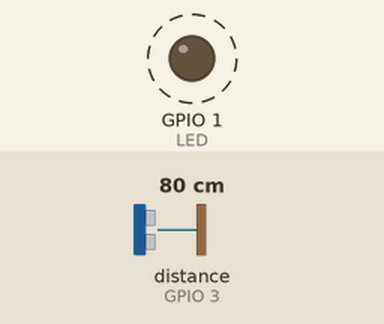
Simulated run of this sketch. Board: ESP8266 (NodeMCU). Parts: output pins drawn as LEDs (lit = HIGH). Dashed ring = blinking. The inputs (shaded band) are chosen by the test bench; at power-on: distance to the obstacle (sensor on GPIO 3) 80 cm. The echo pulse lasts 58.3 µs per cm; WiFi joins after 1.5 s; servers stay silent unless stated; no MQTT or app messages arrive unless stated.

Above: at 3.7 s.
Timing chart, 0 to 6.5 s (numbered marks = the images above):
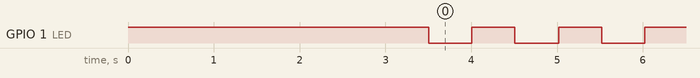

The sketch:

main-tank-level-sensor.ino
```cpp
/*
*****************************************************
* Water level sensor using HCSR04 - Pilot 24-Aug-2018
*****************************************************
*/
#undef DEBUG
#include <PubSubClient.h>
#include <ESP8266WiFi.h>
#include <NewPingESP8266.h>

#define ITERATIONS     5 // Number of iterations.
#define TRIGGER_PIN    2 // Arduino pin tied to trigger pin on ping sensor.
#define ECHO_PIN       3 // Arduino pin tied to echo pin on ping sensor.
#define MAX_DISTANCE 200 // Maximum distance (in cm) to ping.
#define PING_INTERVAL 33 // Milliseconds between sensor pings (29ms is about the min to avoid cross-sensor echo).


NewPingESP8266 sonar(TRIGGER_PIN, ECHO_PIN, MAX_DISTANCE); // NewPing setup of pins and maximum distance.

// WiFI/MQTT Configuration Setup

#define MQTT_SERVER "atgl.udayakumarn.in"

const char* ssid = "atgl-s24-wifi-hotspot";
const char* password = "uday1-mifi";


const char* controlTopic = "/ATGL/main-tank-level";
const char* confirmTopic = "/ATGL/confirm";
const char* stTankId     = "main-tank-level";
const char* stSSID      = "main-tank/ssid";
const char* stMQTT      = "main-tank/mqtt";

static int   ReconnectTrials = 0;

#define WIFI_RECONNECT_DELAY 15000
#define MQTT_RECONNECT_DELAY 30000
#define TANK_TEST_FREQUENCY  15000
#define TRIGGER 2
#define ECHO    3

// GPIO-2 > TRIGGER | GPIO-3 > ECHO

WiFiClient wifiClient;
PubSubClient client(wifiClient);

void reconnect(bool);

void Confirm(const char *subTopic, const char *msg) {
  static char tmpBuf[50];
  if (client.connected()){
    if (subTopic) {
      sprintf(tmpBuf, "%s/%s",confirmTopic, subTopic);
      client.publish(tmpBuf, msg, false);
    }
    else
      client.publish(confirmTopic, msg, false);
  }
}

static int lastMeasure=0;
void publishStatus() {
    // Let us publish last measurement
    char msgBuf[20];
    sprintf(msgBuf,"%d", lastMeasure);
    Confirm(stTankId, msgBuf);
}

void callback(char* topic, byte* payload, unsigned int length) {

  //convert topic to string to make it easier to work with
  String topicStr = topic;
  String payloadStr = (char *)payload;
  char payloadBuf[15];
  short int i;

  for (i=0; i<length; i++)
    payloadBuf[i] = payloadStr[i];
  payloadBuf[i] = '\0';

  //Print out some debugging info
  // Serial.println("Callback update.");
  // Serial.print("Topic: ");
  // Serial.println(topicStr);
  // Serial.println(payloadBuf);

  if (!strcmp(payloadBuf, "Status")){
    publishStatus();
  }
}

static long lastMillis;
static long lastSonarCheck;

//
// LED flashing dataset
const int LED = 1;
const int ledFlash = 500;
static long currentMillis;
static int ledState = HIGH;
//

//
// Flash LED to show we are up and running
//


void toggleLED() {
   long now = millis();
   if (now < currentMillis + ledFlash)
       return;
//   Serial.println(".");
   currentMillis = now;
   if (ledState == HIGH)
       ledState = LOW;
   else
       ledState = HIGH;
   digitalWrite(LED, ledState);
}

void setup() {

#ifdef DEBUG
  Serial.begin (115200);
  delay(50);
  Serial.println("\nStarting");
#endif

  pinMode(LED, OUTPUT);
  digitalWrite(LED, ledState);

  client.setServer(MQTT_SERVER, 1883);
  client.setCallback(callback);

  //start wifi subsystem
  WiFi.mode(WIFI_STA);
  WiFi.begin(ssid, password);
  // attempt to connect to the WIFI network and then connect to the MQTT server
  // Initial call to reconnect should have a boolean TRUE argument
  reconnect(true);
  //wait a bit before starting the main loop
  delay(2000);

  lastMillis = millis();
  lastSonarCheck = lastMillis;
}

#define SONAR_CHECK_INTERVAL 200
#define BUFFER_SIZE 10

int my_index = 0;
bool firstCycleDone = false;
int measures[BUFFER_SIZE];

int averageDistance() {
  int i;
  int sum = 0;
  for (i=0; i <BUFFER_SIZE; i++)
    sum += measures[i];
  return (sum/BUFFER_SIZE);
}

void loop() {
  long now = millis();
  bool statusTime = false;

  toggleLED();


  if ((lastSonarCheck + SONAR_CHECK_INTERVAL) <= now) {
    if (!firstCycleDone) {
      measures[my_index++] = sonar.ping_cm();
      // Serial.print("D : ");
      // Serial.print(measures[my_index - 1]);
      // Serial.println(" cm");
      lastSonarCheck = millis();
      if (my_index >= BUFFER_SIZE) {
        firstCycleDone = true;
        lastMeasure = averageDistance();
        statusTime = true;
        my_index = 0;
      }
    } else {
      measures[my_index++] = sonar.ping_cm();
      // Serial.print("D : ");
      // Serial.print(measures[my_index - 1]);
      // Serial.println(" cm");
      lastSonarCheck = millis();
      if (my_index >= BUFFER_SIZE) {
        lastMeasure = averageDistance();
        statusTime = true;
        my_index = 0;
      }
    }
  }

  //check & reconnect if connection is lost
  if (!client.connected()) {
 #ifdef DEBUG
    Serial.println("I am not connected");
    delay(500);
 #endif
    if (WiFi.status() != WL_CONNECTED) {
      // WiFi disconnected. We will wait for 2.5 minutes and
      // try reconnecting
      ReconnectTrials++;
      if (ReconnectTrials > WIFI_RECONNECT_DELAY) {
        // Serial.println("Reconnecting...");
        reconnect(false);
      }
    }
    else {
      // Reconnect to MQTT ASAP if we did not lose WiFi
      reconnect(false);
    }
  }
  if (client.connected()) {
    ReconnectTrials = 0;
    //maintain MQTT connection
    client.loop();
    if (statusTime) {
#ifdef DEBUG
      Serial.println("Connected. Published");
#endif
      publishStatus();
      statusTime = false;
    }
  }

  //MUST delay to allow ESP8266 WIFI functions to run
  delay(10);

}

#define MAX_WIFI_RETRY_COUNT 10

static unsigned long lastMQTTchk = 0;

void reconnect(bool initial) {
  int reconnect_attempt = 0;
  int currMQTTchk = 0;
  //attempt to connect to the wifi if connection is lost
  if(WiFi.status() != WL_CONNECTED){
#ifdef DEBUG
    //debug printing
    Serial.print("Connecting to ");
    Serial.println(ssid);
#endif
    if (!initial) {
      WiFi.disconnect();
      delay(1000);
      WiFi.begin(ssid, password);
    }
    //loop while we wait for connection
    while (WiFi.status() != WL_CONNECTED) {
      delay(500);
      // Serial.print(".");
      reconnect_attempt ++;
      if (reconnect_attempt >= MAX_WIFI_RETRY_COUNT)
      {
        return ;
      }
    }
    Confirm(stSSID , ssid);
    //print out some more debug once connected
#ifdef DEBUG
    Serial.println("");
    Serial.println("WiFi connected");
    Serial.println("IP address: ");
    Serial.println(WiFi.localIP());
#endif
  }

  // make sure we are connected to WIFI before attempting
  // to connect to MQTT
  if(WiFi.status() == WL_CONNECTED){
    currMQTTchk = millis();
    if (currMQTTchk - lastMQTTchk > MQTT_RECONNECT_DELAY ) {
      if (!client.connected()) {
#ifdef DEBUG
        Serial.print("Client status is : ");
        Serial.println(client.state());
#endif
        client.disconnect();
#ifdef DEBUG
        Serial.print("Attempting MQTT connection...");
#endif
// Generate client name based on MAC address and last 8 bits of microsecond counter
//        String clientName;
//        clientName += "esp8266-";
//        uint8_t mac[6];
//        WiFi.macAddress(mac);
//        clientName += macToStr(mac);

        //if connected, subscribe to the topic(s) we want to be notified about

//        if (client.connect((char*) clientName.c_str()), "uday", "swim2sea") {
          if (client.connect("atgl-tank-sensor1", "uday", "swim2sea")) {
#ifdef DEBUG
             Serial.println("\tMQTT Connected");
             Serial.print("Client status is : ");
             Serial.println(client.state());
#endif
             client.subscribe(controlTopic);
             Confirm(stMQTT , MQTT_SERVER);
        }

        //otherwise print failed for debugging
        else{
#ifdef DEBUG
          Serial.print("\tFailed. rc=");
          Serial.println(client.state());
#endif
          // abort();
        }
      }
      lastMQTTchk = currMQTTchk ;
    }
  }
}

//generate unique name from MAC addr
//String macToStr(const uint8_t* mac){
//  String result = "";
//  for (int i = 0; i < 6; ++i) {
//    result += String(mac[i], 16);
//
//    if (i < 5){
//      result += ':';
//    }
//  }
//
//  Serial.println(result);
//  return result;
//}
```

Measured:
- by itself, GPIO 1 (LED): alternates HIGH for 0.50 s and LOW for 0.50 s
